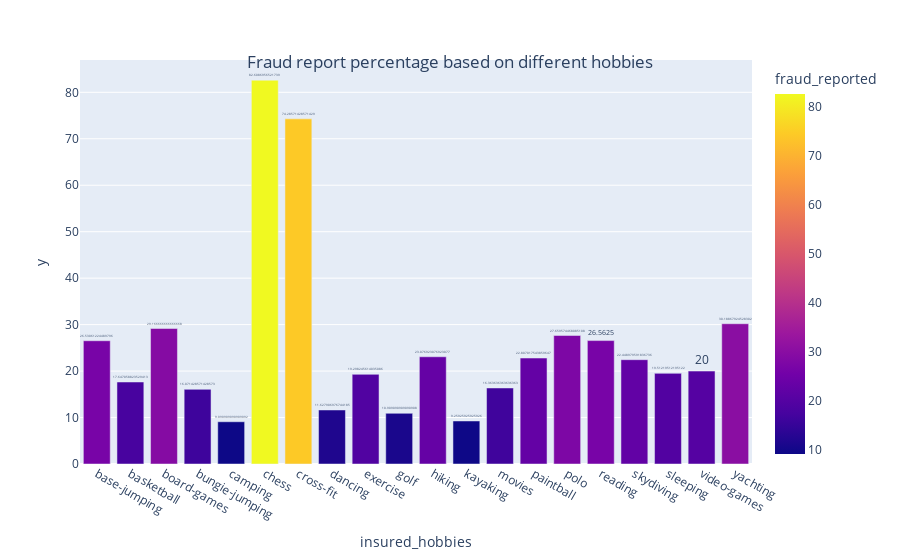

The cell this chart's notebook holds for it:
### Code cell
fig = plot_fea_per(Fraud_DF,'insured_hobbies')
fig.update_traces(textposition="outside")
fig.update_traces(textposition="outside")
fig.update_layout(    title={
        'text': "Fraud report percentage based on different hobbies",
        'y':0.9,
        'x':0.5,
        'xanchor': 'center',
        'yanchor': 'top'})
fig.show()

### Figure 1 — Plotly figure (JSON) as saved in the notebook; plotly's stock layout.template omitted (floating-point values rounded to 4 significant figures)
{"data": [{"alignmentgroup": "True", "hovertemplate": "insured_hobbies=%{x}<br>y=%{y}<br>text=%{text}<br>fraud_reported=%{marker.color}<extra></extra>", "legendgroup": "", "marker": {"color": [26.53, 17.65, 29.17, 16.07, 9.091, 82.61, 74.29, 11.63, 19.3, 10.91, 23.08, 9.259, 16.36, 22.81, 27.66, 26.56, 22.45, 19.51, 20, 30.19], "coloraxis": "coloraxis", "pattern": {"shape": ""}}, "name": "", "offsetgroup": "", "orientation": "v", "showlegend": false, "text": [26.53, 17.65, 29.17, 16.07, 9.091, 82.61, 74.29, 11.63, 19.3, 10.91, 23.08, 9.259, 16.36, 22.81, 27.66, 26.56, 22.45, 19.51, 20, 30.19], "textposition": "outside", "type": "bar", "x": ["base-jumping", "basketball", "board-games", "bungie-jumping", "camping", "chess", "cross-fit", "dancing", "exercise", "golf", "hiking", "kayaking", "movies", "paintball", "polo", "reading", "skydiving", "sleeping", "video-games", "yachting"], "xaxis": "x", "y": [26.53, 17.65, 29.17, 16.07, 9.091, 82.61, 74.29, 11.63, 19.3, 10.91, 23.08, 9.259, 16.36, 22.81, 27.66, 26.56, 22.45, 19.51, 20, 30.19], "yaxis": "y"}], "layout": {"barmode": "group", "coloraxis": {"colorbar": {"title": {"text": "fraud_reported"}}, "colorscale": [[0, "#0d0887"], [0.1111, "#46039f"], [0.2222, "#7201a8"], [0.3333, "#9c179e"], [0.4444, "#bd3786"], [0.5556, "#d8576b"], [0.6667, "#ed7953"], [0.7778, "#fb9f3a"], [0.8889, "#fdca26"], [1, "#f0f921"]]}, "legend": {"tracegroupgap": 0}, "margin": {"t": 60}, "title": {"text": "Fraud report percentage based on different hobbies", "x": 0.5, "xanchor": "center", "y": 0.9, "yanchor": "top"}, "xaxis": {"anchor": "y", "domain": [0, 1], "title": {"text": "insured_hobbies"}}, "yaxis": {"anchor": "x", "domain": [0, 1], "title": {"text": "y"}}}}
